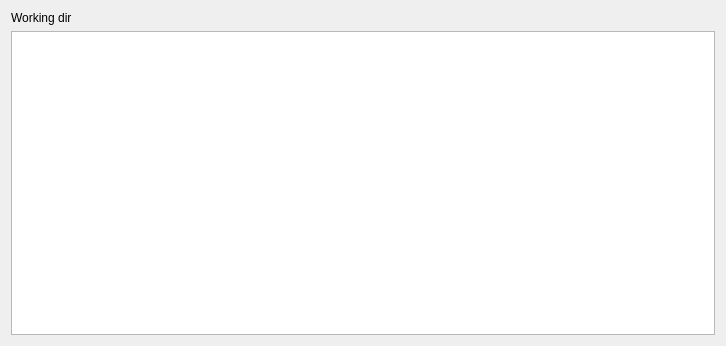
<?xml version="1.0" encoding="UTF-8"?>
<ui version="4.0">
 <class>FileBrowserForm</class>
 <widget class="QWidget" name="FileBrowserForm">
  <property name="geometry">
   <rect>
    <x>0</x>
    <y>0</y>
    <width>726</width>
    <height>346</height>
   </rect>
  </property>
  <property name="windowTitle">
   <string>Form</string>
  </property>
  <layout class="QHBoxLayout" name="horizontalLayout">
   <item>
    <widget class="QSplitter" name="splitter">
     <property name="orientation">
      <enum>Qt::Horizontal</enum>
     </property>
     <widget class="QWidget" name="">
      <layout class="QVBoxLayout" name="verticalLayout_2">
       <item>
        <widget class="QLabel" name="label_2">
         <property name="text">
          <string>Working dir</string>
         </property>
        </widget>
       </item>
       <item>
        <widget class="QListView" name="workingDir_view">
         <property name="isWrapping" stdset="0">
          <bool>true</bool>
         </property>
         <property name="resizeMode">
          <enum>QListView::Adjust</enum>
         </property>
        </widget>
       </item>
      </layout>
     </widget>
    </widget>
   </item>
  </layout>
 </widget>
 <resources/>
 <connections/>
</ui>
